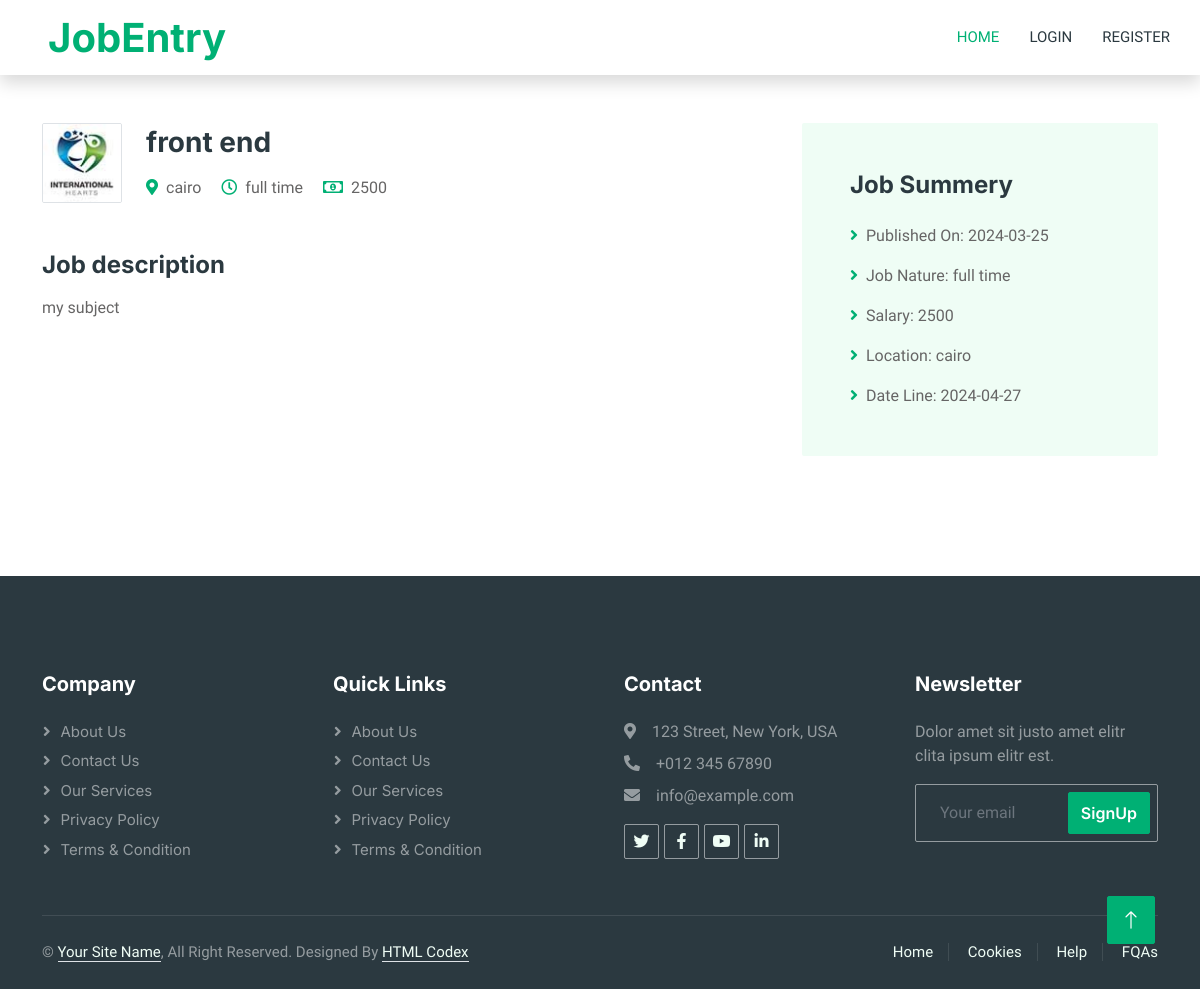
Page /job-detail.php?id=1 on the committed database.
### tables this page shows
CREATE TABLE `jobs` (
  `id` int(11) NOT NULL,
  `job_title` varchar(255) NOT NULL,
  `location` varchar(255) NOT NULL,
  `start_date` date NOT NULL,
  `expire_date` date NOT NULL,
  `status` enum('active','closed') NOT NULL,
  `salary` int(11) NOT NULL,
  `type` enum('full time','part time') NOT NULL,
  `subject` varchar(255) NOT NULL,
  `comp_id` int(11) DEFAULT NULL
);

### job-detail.php (the view, shortened to what this page needs)
<?php
require "head.php";
global $pdo;
?>
<body>
    <div class="container-xxl bg-white p-0">
        <?php
        require "header.php";
        ?>
        <div class="container-xxl py-5 wow fadeInUp" data-wow-delay="0.1s">
            <div class="container">
                <div class="row gy-5 gx-4">
                    <div class="col-lg-8">
                                                    <?php
                                                    if (isset($_GET['id'])) {
                                                        require_once "connection_db.php";
                                                        $stmt = $pdo->prepare("SELECT * FROM jobs WHERE id = :id");
                                                        $stmt->bindParam(':id', $_GET['id']);
                                                        $stmt->execute();
                                                        $rows = $stmt->fetchAll(PDO::FETCH_ASSOC);
                                                        foreach ($rows as $row) {
                                                            echo '<div class="d-flex align-items-center mb-5">
                            <img class="flex-shrink-0 img-fluid border rounded" src="img/com-logo-2.jpg" alt="" style="width: 80px; height: 80px;">
                            <div class="text-start ps-4">
                                <h3 class="mb-3">'.$row['job_title'].'</h3>
                                <span class="text-truncate me-3"><i class="fa fa-map-marker-alt text-primary me-2"></i>'.$row['location'].'</span>
                                <span class="text-truncate me-3"><i class="far fa-clock text-primary me-2"></i>'.$row['type'].'</span>
                                <span class="text-truncate me-0"><i class="far fa-money-bill-alt text-primary me-2"></i>'.$row['salary'].'</span>
                            </div>
                        </div>';
                                                        }
                                                    }
                        echo '<div class="mb-5">
                            <h4 class="mb-3">Job description</h4>
                            <p>'.$row['subject'].'</p>';
 ?>
                        </div>
                    </div>
                    <div class="col-lg-4">
<?php
if (isset($_GET['id'])) {
    $stmt = $pdo->prepare("SELECT * FROM jobs WHERE id = :id");
    $stmt->bindParam(':id', $_GET['id']);
    $stmt->execute();
    $rows = $stmt->fetchAll(PDO::FETCH_ASSOC);
    foreach ($rows as $row) {
    echo '<div class="bg-light rounded p-5 mb-4 wow slideInUp" data-wow-delay="0.1s">
                            <h4 class="mb-4">Job Summery</h4>
                            <p><i class="fa fa-angle-right text-primary me-2"></i>Published On: '.$row['start_date'].'</p>
                            <p><i class="fa fa-angle-right text-primary me-2"></i>Job Nature:  '.$row['type'].'</p>
                            <p><i class="fa fa-angle-right text-primary me-2"></i>Salary:  '.$row['salary'].'</p>
                            <p><i class="fa fa-angle-right text-primary me-2"></i>Location:   '.$row['location'].'</p>
                            <p class="m-0"><i class="fa fa-angle-right text-primary me-2"></i>Date Line:  '.$row['expire_date'].'</p>
                        </div>';
    }
}
    ?>
                    </div>
                </div>
            </div>
        </div>
        <div class="container-fluid bg-dark text-white-50 footer pt-5 mt-5 wow fadeIn" data-wow-delay="0.1s">
            <div class="container py-5">
                <div class="row g-5">
                    <div class="col-lg-3 col-md-6">
                        <h5 class="text-white mb-4">Company</h5>
                        <a class="btn btn-link text-white-50" href="">About Us</a>
                        <a class="btn btn-link text-white-50" href="">Contact Us</a>
                        <a class="btn btn-link text-white-50" href="">Our Services</a>
                        <a class="btn btn-link text-white-50" href="">Privacy Policy</a>
                        <a class="btn btn-link text-white-50" href="">Terms & Condition</a>
                    </div>
                    <div class="col-lg-3 col-md-6">
                        <h5 class="text-white mb-4">Quick Links</h5>
                        <a class="btn btn-link text-white-50" href="">About Us</a>
                        <a class="btn btn-link text-white-50" href="">Contact Us</a>
                        <a class="btn btn-link text-white-50" href="">Our Services</a>
                        <a class="btn btn-link text-white-50" href="">Privacy Policy</a>
                        <a class="btn btn-link text-white-50" href="">Terms & Condition</a>
                    </div>
                    <div class="col-lg-3 col-md-6">
                        <h5 class="text-white mb-4">Contact</h5>
                        <p class="mb-2"><i class="fa fa-map-marker-alt me-3"></i>123 Street, New York, USA</p>
                        <p class="mb-2"><i class="fa fa-phone-alt me-3"></i>+012 345 67890</p>
                        <p class="mb-2"><i class="fa fa-envelope me-3"></i>info@example.com</p>
                        <div class="d-flex pt-2">
                            <a class="btn btn-outline-light btn-social" href=""><i class="fab fa-twitter"></i></a>
                            <a class="btn btn-outline-light btn-social" href=""><i class="fab fa-facebook-f"></i></a>
                            <a class="btn btn-outline-light btn-social" href=""><i class="fab fa-youtube"></i></a>
                            <a class="btn btn-outline-light btn-social" href=""><i class="fab fa-linkedin-in"></i></a>
                        </div>
                    </div>
                    <div class="col-lg-3 col-md-6">
                        <h5 class="text-white mb-4">Newsletter</h5>
                        <p>Dolor amet sit justo amet elitr clita ipsum elitr est.</p>
                        <div class="position-relative mx-auto" style="max-width: 400px;">
                            <input class="form-control bg-transparent w-100 py-3 ps-4 pe-5" type="text" placeholder="Your email">
                            <button type="button" class="btn btn-primary py-2 position-absolute top-0 end-0 mt-2 me-2">SignUp</button>
                        </div>
                    </div>
                </div>
            </div>
            <div class="container">
                <div class="copyright">
                    <div class="row">
                        <div class="col-md-6 text-center text-md-start mb-3 mb-md-0">
                            &copy; <a class="border-bottom" href="#">Your Site Name</a>, All Right Reserved.
							Designed By <a class="border-bottom" href="https://htmlcodex.com">HTML Codex</a>
                        </div>
                        <div class="col-md-6 text-center text-md-end">
                            <div class="footer-menu">
                                <a href="">Home</a>
                                <a href="">Cookies</a>
                                <a href="">Help</a>
                                <a href="">FQAs</a>
                            </div>
                        </div>
                    </div>
                </div>
            </div>
        </div>
        <a href="#" class="btn btn-lg btn-primary btn-lg-square back-to-top"><i class="bi bi-arrow-up"></i></a>
    </div>
</body>
</html>

### css/style.css (style rules this page uses)
:root { --primary: #00B074; --secondary: #2B9BFF; --light: #EFFDF5; --dark: #2B3940; }
.back-to-top { position: fixed; display: none; right: 45px; bottom: 45px; z-index: 99; }
.btn { font-family: 'Inter', sans-serif; font-weight: 600; transition: .5s; }
.btn.btn-primary, .btn.btn-secondary { color: #FFFFFF; }
.btn-lg-square { width: 48px; height: 48px; }
.btn-square, .btn-sm-square, .btn-lg-square { padding: 0; display: flex; align-items: center; justify-content: center; font-weight: normal; border-radius: 2px; }
.footer .btn.btn-social { margin-right: 5px; width: 35px; height: 35px; display: flex; align-items: center; justify-content: center; color: var(--light); border: 1px solid rgba(255,255,255,0.5); border-radius: 2px; transition: .3s; }
.footer .btn.btn-link { display: block; margin-bottom: 5px; padding: 0; text-align: left; font-size: 15px; font-weight: normal; text-transform: capitalize; transition: .3s; }
.footer .btn.btn-link::before { position: relative; content: "\f105"; font-family: "Font Awesome 5 Free"; font-weight: 900; margin-right: 10px; }
.footer .form-control { border-color: rgba(255,255,255,0.5); }
.footer .copyright { padding: 25px 0; font-size: 15px; border-top: 1px solid rgba(256, 256, 256, .1); }
.footer .copyright a { color: var(--light); }
.footer .footer-menu a { margin-right: 15px; padding-right: 15px; border-right: 1px solid rgba(255, 255, 255, .1); }
.footer .footer-menu a:last-child { margin-right: 0; padding-right: 0; border-right: none; }

### rows in the picture
jobs: job_title "front end", location "cairo", type "full time", salary "2500", subject "my subject", start_date "2024-03-25", expire_date "2024-04-27"
